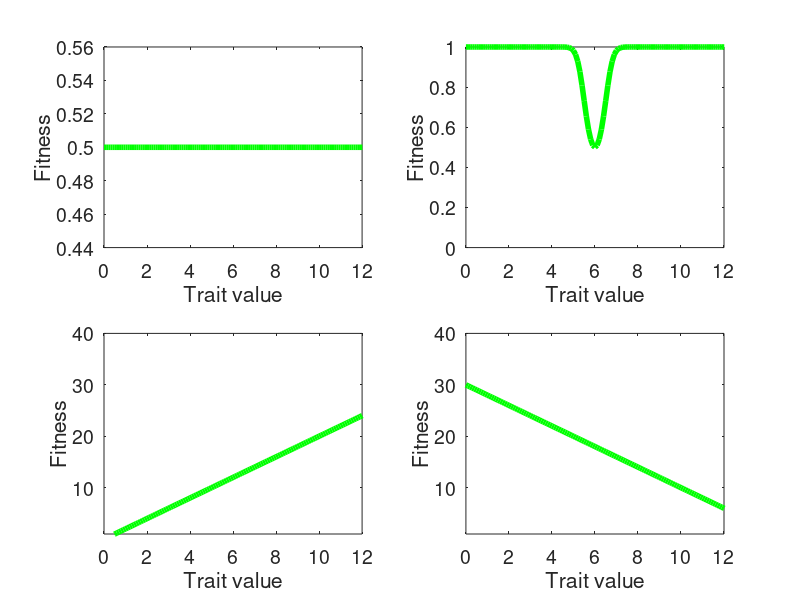

MATLAB code to generate this figure:
%===================================================
%U Zurich BIO 365 Ecological Networks
%14 March -- 4 April, 2019
%@Jordi Bascompte
%---------------------------------
%Eco-evolutionary networks
%@Carlos Melian

%=================GOAL=================================================================================
%Illustation initial trait and fitness distributions for one resource and one consumer
%Concepts: Matching trait -- Interaction strength -- Frequency-dependent selection -- Stabilizing selection
%======================================================================================================

%Trait distribution resource========================================================
for s = 5;
                Zr = -1.5*s:1e-1:1.5*s;%Tuning s to change initial abundance and std
                mu = 0;
                ZrB = normpdf(Zr, mu, s);%Frequency each phenotype
                %----type help normpdf ------
                Zr = Zr + abs(min(Zr));%Move everything to positive trait values
end
%===================================================================================

%Trait distribution consumer========================================================
for s = 4;
                Zc = -1.5*s:1e-1:1.5*s;%Tuning s to change initial abundance and std
                ZrC = normpdf(Zc, mu, s);%Frequency each phenotype
                %----type help normpdf ------
                Zc = Zc + abs(min(Zc));%Move everything to the right to positive trait values
end
%==================================================================================

%=========W function of trait value ==================================
neutral = 0;
for pB = 1:length(Zr);
WBN(pB,2) = 1/(1 + exp(-neutral*(Zr(1,pB) - mean(Zc))^2));
WBN(pB,1) = Zr(1,pB);
end

Zoneutral = mean(WBN(:,1))
COVoneutral = cov(WBN(:,1),WBN(:,2))

subplot(2,2,1)
hr1 = plot(WBN(:,1),WBN(:,2),'g',"markersize", 12);%Visualize
%a =unifrnd(0,1);
%b =unifrnd(0,1);
%c =unifrnd(0,1);
%set(hr1,'color',[a b c]);
set(hr1,'LineWidth',4);
%title('Resource',"fontsize",10)
xlabel('Trait value',"fontsize",14)
ylabel('Fitness',"fontsize",14)
set(gca,'fontsize',14);
axis([0 12 0.44 0.56])
%===================

%resource: mean min fitness
gamma = 4;
for pB = 1:length(Zr);
WB(pB,2) = 1/(1 + exp(-gamma*(Zr(1,pB) - mean(Zc))^2));
WB(pB,1) = Zr(1,pB);
end
subplot(2,2,2)
hr1 = plot(WB(:,1),WB(:,2),'g',"markersize", 12);%Visualize
%a =unifrnd(0,1);
%b =unifrnd(0,1);
%c =unifrnd(0,1);
%set(hr1,'color',[a b c]);
set(hr1,'LineWidth',4);
%title('Resource',"fontsize",10)
xlabel('Trait value',"fontsize",14)
ylabel('Fitness',"fontsize",14)
set(gca,'fontsize',14);
axis([0 12 0 1])
%===================
Zofds = mean(WB(:,1))
COVofds = cov(WB(:,1),WB(:,2))


%resource:  max trait value max fitness
a = 2;
for pB = 1:length(Zr);
WB(pB,2) = a *(Zr(1,pB)) ;
WB(pB,1) = Zr(1,pB);
end
subplot(2,2,3)
hr1 = plot(WB(:,1),WB(:,2),'g',"markersize", 12);%Visualize
%a =unifrnd(0,1);
%b =unifrnd(0,1);
%c =unifrnd(0,1);
%set(hr1,'color',[a b c]);
set(hr1,'LineWidth',4);
%title('Resource',"fontsize",10)
xlabel('Trait value',"fontsize",14)
ylabel('Fitness',"fontsize",14)
set(gca,'fontsize',14);
axis([0 12 1 40])
%===================
Zodirectional = mean(WB(:,1))
COVodirectional = cov(WB(:,1),WB(:,2))

%resource:  min trait value max fitness
a = 2;
for pB = 1:length(Zr);
WB(pB,2) = a*(max(Zr(1,:)) - (Zr(1,pB))) ;
WB(pB,1) = Zr(1,pB);
end
subplot(2,2,4)
hr1 = plot(WB(:,1),WB(:,2),'g',"markersize", 12);%Visualize
%a =unifrnd(0,1);
%b =unifrnd(0,1);
%c =unifrnd(0,1);
%set(hr1,'color',[a b c]);
set(hr1,'LineWidth',4);
%title('Resource',"fontsize",10)
xlabel('Trait value',"fontsize",14)
ylabel('Fitness',"fontsize",14)
set(gca,'fontsize',14);
axis([0 12 1 40])
%===================
Zodirectionalmin = mean(WB(:,1))
COVodirectionalmin = cov(WB(:,1),WB(:,2))

%Sampling cov(w,z)=========================
%NEUTRAL
%for i = 1:50000;
%s = zeros(1,1);b = zeros(1,1);d = zeros(1,1);

%s = size(WBN(:,1)); 
%Birth
%b = unidrnd(s(1,1));
%Death
%d = unidrnd(s(1,1));

%Offspring in d=====Phenotypic evolution
%nua=0.0001;%rate phenotypic change
%nub=-0.0001;%rate phenotypic change
%==============================

%Change in w values for the new phenotype
%wua = 0.0001;%rate w change
%wub = -0.0001;%rate w change
%==============================

%WBN(d,1) = WBN(b,1) + (nua + (nub-nua).*rand(1,1));
%WBN(d,2) = WBN(b,2) +  (wua + (wub-wua).*rand(1,1));
%end 

%===============
%Z = mean(WBN(:,1))
%COV = cov(WBN(:,1),WBN(:,2))


%subplot(3,1,2)
%hr1 = plot(WBN(:,1),WBN(:,2),'g.',"markersize", 16);%Visualize
%a =unifrnd(0,1);
%b =unifrnd(0,1);
%c =unifrnd(0,1);
%set(hr1,'color',[a b c]);
%set(hr1,'LineWidth',4);
%title('Resource',"fontsize",10)
%xlabel('Trait value',"fontsize",14)
%ylabel('Fitness',"fontsize",14)
%set(gca,'fontsize',14);
%axis([0 80 0.2 0.8])

%subplot(3,1,3)
%hist(WBN(:,1))
%=======================================







